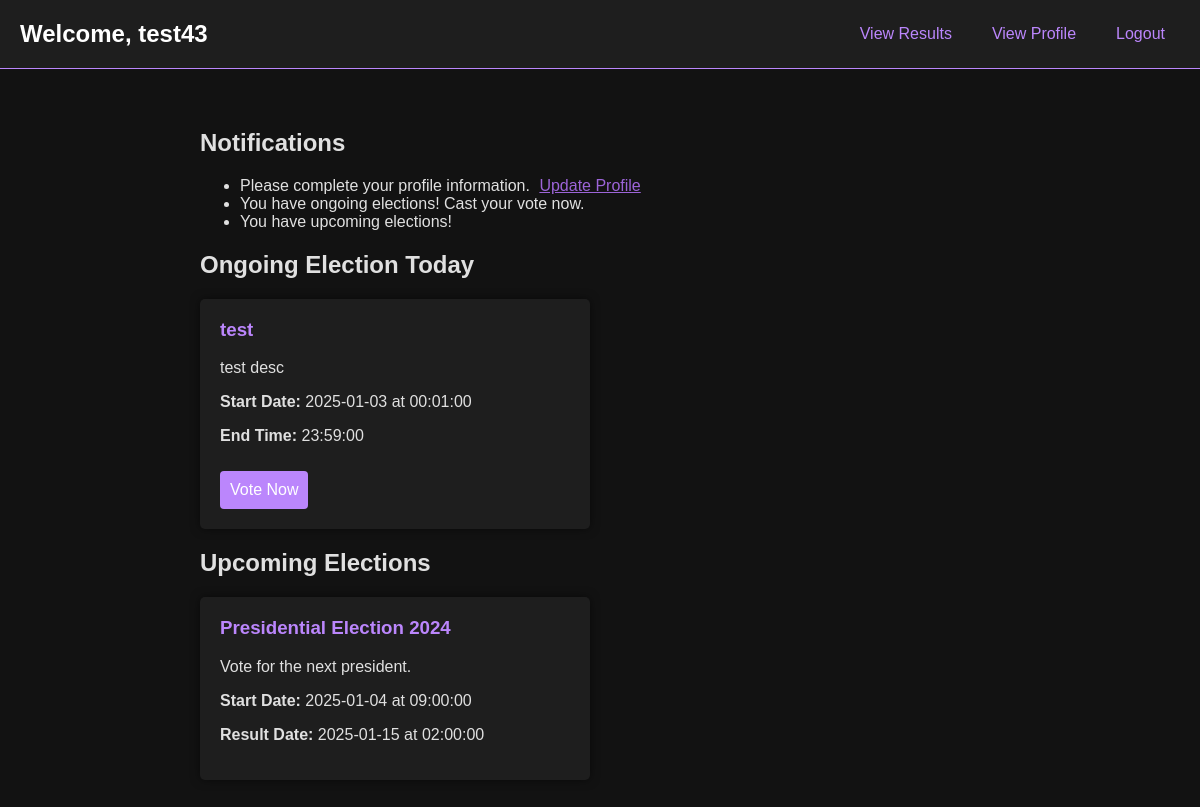
The app's page /html/user_dashboard.php (signed in) with its own data.
### tables this page shows
CREATE TABLE `users` (
  `name` varchar(25) NOT NULL,
  `email` varchar(25) NOT NULL,
  `phone` varchar(12) NOT NULL,
  `image` varchar(255) NOT NULL,
  `password` varchar(25) NOT NULL,
  `user_id` int(10) NOT NULL,
  `address` varchar(255) DEFAULT NULL,
  `dob` date DEFAULT NULL,
  `age` int(11) DEFAULT NULL,
  `aadhar_number` varchar(12) DEFAULT NULL
);

CREATE TABLE `election` (
  `title` varchar(30) NOT NULL,
  `description` varchar(255) NOT NULL,
  `start_date` date NOT NULL,
  `result_date` date NOT NULL,
  `result_time` time DEFAULT NULL,
  `election_id` int(10) NOT NULL,
  `start_time` time NOT NULL,
  `end_time` time NOT NULL
);

### html/user_dashboard.php (the view, shortened to what this page needs)
<?php
$email = $_SESSION['email'];
require_once 'dbcon.php';
$sql = "SELECT * FROM `users` WHERE `email` = '$email'";
$result = mysqli_query($conn, $sql);
$user = mysqli_fetch_assoc($result);
$elections_query = "
    SELECT * FROM `election`
    WHERE `start_date` = CURDATE()
      AND TIME(NOW()) BETWEEN `start_time` AND `end_time`
";
$elections_result = mysqli_query($conn, $elections_query);
$ongoing_elections = mysqli_fetch_all($elections_result, MYSQLI_ASSOC);
$upcoming_query = "
    SELECT * FROM `election`
    WHERE `start_date` > CURDATE()
";
$upcoming_result = mysqli_query($conn, $upcoming_query);
$upcoming_elections = mysqli_fetch_all($upcoming_result, MYSQLI_ASSOC);
$notifications = [];
if (empty($user['address']) || empty($user['dob']) || empty($user['age']) || empty($user['aadhar_number'])) {
    $notifications[] = "Please complete your profile information. <a href='update_user_profile.php' class='update-profile-link'>Update Profile</a>";
}
if (!empty($ongoing_elections)) {
    $notifications[] = "You have ongoing elections! Cast your vote now.";
}
if (!empty($upcoming_elections)) {
    $notifications[] = "You have upcoming elections!";
}
?>
<!DOCTYPE html>
<html lang="en">
<head>
    <link rel="stylesheet" href="../css/user_dashboard.css">
</head>
<body>
    <nav class="UserDashboardNav">
        <h1 class="UserDashboardHeading">Welcome, <?php echo htmlspecialchars($user['name']); ?></h1>
        <div class="UserDashboardNavContainer">
            <a href="view_results.php">View Results</a>
            <a href="user_profile.php">View Profile</a>
            <a href="logout.php">Logout</a>
        </div>
    </nav>
    <div class="UserDashboardContainer">
        <div class="Notifications">
            <h2>Notifications</h2>
            <?php if (empty($notifications)) : ?>
                <p>No new notifications.</p>
            <?php else : ?>
                <ul>
                    <?php foreach ($notifications as $notification) : ?>
                        <li><?php echo $notification; ?></li>
                    <?php endforeach; ?>
                </ul>
            <?php endif; ?>
        </div>
        <div class="OngoingElections">
            <h2>Ongoing Election Today</h2>
            <div class="elections-container">
                <?php if (empty($ongoing_elections)) : ?>
                    <p>No ongoing elections at the moment.</p>
                <?php else : ?>
                    <?php foreach ($ongoing_elections as $election) : ?>
                        <div class="election-card">
                            <h3><?php echo htmlspecialchars($election['title']); ?></h3>
                            <p><?php echo htmlspecialchars($election['description']); ?></p>
                            <p><strong>Start Date:</strong> <?php echo htmlspecialchars($election['start_date']); ?> at <?php echo htmlspecialchars($election['start_time']); ?></p>
                            <p><strong>End Time:</strong> <?php echo htmlspecialchars($election['end_time']); ?></p>
                            <a href="cast_vote.php?election_id=<?php echo $election['election_id']; ?>" class="vote-link">Vote Now</a>
                        </div>
                    <?php endforeach; ?>
                <?php endif; ?>
            </div>
        </div>
        <div class="UpcomingElections">
            <h2>Upcoming Elections</h2>
            <div class="elections-container">
                <?php if (empty($upcoming_elections)) : ?>
                    <p>No upcoming elections at the moment.</p>
                <?php else : ?>
                    <?php foreach ($upcoming_elections as $election) : ?>
                        <div class="election-card">
                            <h3><?php echo htmlspecialchars($election['title']); ?></h3>
                            <p><?php echo htmlspecialchars($election['description']); ?></p>
                            <p><strong>Start Date:</strong> <?php echo htmlspecialchars($election['start_date']); ?> at <?php echo htmlspecialchars($election['start_time']); ?></p>
                            <p><strong>Result Date:</strong> <?php echo htmlspecialchars($election['result_date']); ?> at <?php echo htmlspecialchars($election['result_time']); ?></p>
                        </div>
                    <?php endforeach; ?>
                <?php endif; ?>
            </div>
        </div>
    </div>
</body>
</html>

### css/user_dashboard.css (style rules this page uses)
body { font-family: Arial, sans-serif; margin: 0; padding: 0; background-color: #121212; color: #e0e0e0; }
.UserDashboardNav { background-color: #1e1e1e; color: #ffffff; padding: 15px 20px; display: flex; justify-content: space-between; align-items: center; border-bottom: 1px solid #bb86fc; }
.UserDashboardHeading { margin: 0; font-size: 24px; font-weight: 600; }
.UserDashboardNavContainer { display: flex; }
.UserDashboardNavContainer a { color: #bb86fc; text-decoration: none; padding: 10px 15px; border-radius: 4px; transition: background-color 0.3s, color 0.3s; margin-left: 10px; font-weight: 500; }
.UserDashboardContainer { max-width: 800px; margin: 20px auto; padding: 20px; }
.Notifications { margin-bottom: 20px; }
.OngoingElections { margin-top: 20px; }
.elections-container { display: grid; grid-template-columns: repeat(auto-fill, minmax(300px, 1fr)); gap: 20px; }
.election-card { background-color: #1e1e1e; padding: 20px; border-radius: 5px; box-shadow: 0 0 10px rgba(0, 0, 0, 0.5); transition: transform 0.3s; }
.election-card h3 { margin-top: 0; color: #bb86fc; }
.election-card p { color: #e0e0e0; }
.vote-link { display: inline-block; margin-top: 10px; color: #ffffff; background-color: #bb86fc; padding: 10px; border-radius: 4px; text-decoration: none; }
.update-profile-link { color: #9c64d8; text-decoration: underline; margin-left: 5px; }

### records on screen
users: name "test43"
election: title "test", description "test desc", start_date "2025-01-03", start_time "00:01:00", end_time "23:59:00"
election: title "Presidential Election 2024", description "Vote for the next president.", start_date "2025-01-04", start_time "09:00:00", result_date "2025-01-15", result_time "02:00:00"

### other values on screen
$notification "You have ongoing elections! Cast your vote now."
$notification "You have upcoming elections!"
